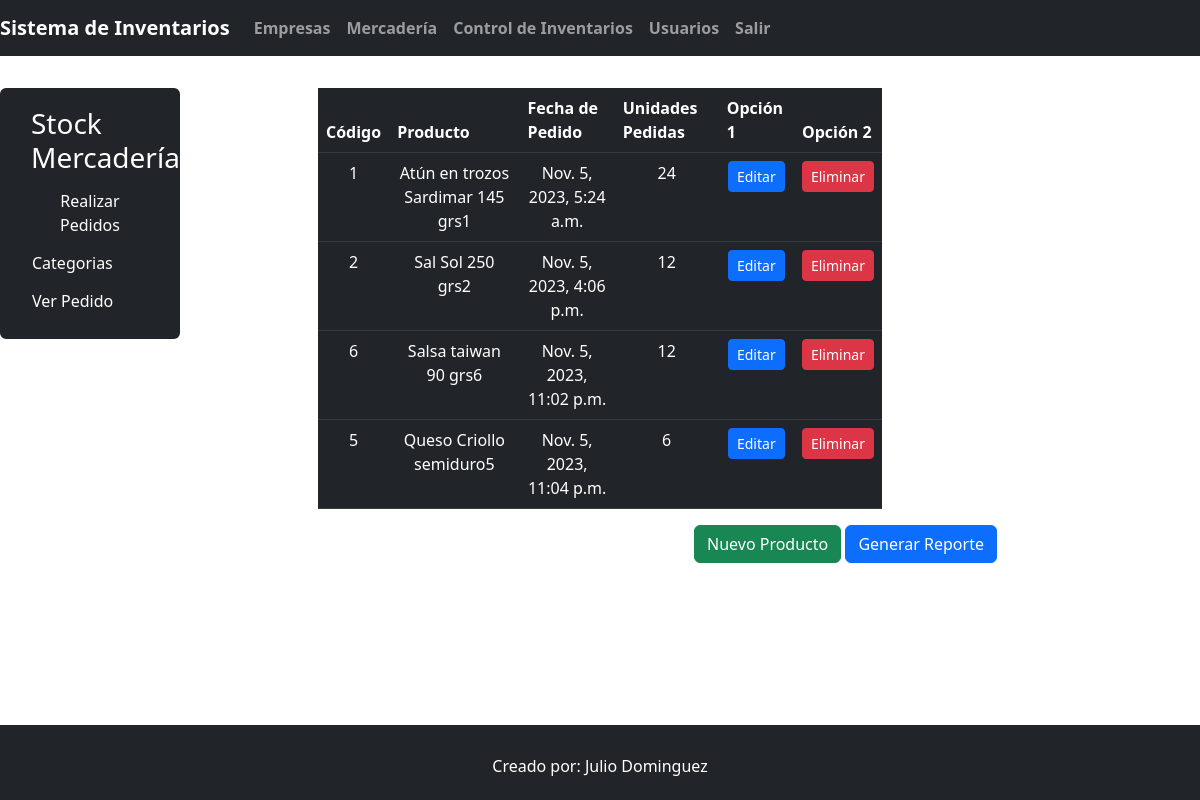
The app's page /productos/pedido_list (signed in) with its own data.
### productos/models.py (models this page shows, shortened)
class Pedido_mercaderia(models.Model):
    producto_a_pedir = models.OneToOneField(Producto, blank=False, on_delete=models.SET_DEFAULT, default="")
    fecha_compra = models.DateTimeField(auto_now_add=True)
    cantidad = models.IntegerField(blank=False)
    class Meta:
        verbose_name = "Pedido de Producto"
        verbose_name_plural = "Pedidos de Productos"

class Producto(models.Model):
    nombre = models.CharField(max_length=50)
    descripcion = models.TextField(blank=True, null=True)
    marca = models.CharField(max_length=50)
    precio_unitario = models.DecimalField(decimal_places=2, max_digits=10000)
    inventario = models.IntegerField(default=0)
    factor_de_empaque = models.ForeignKey(Factor_empaque, null=True, on_delete=models.SET_NULL)
    fecha_compra = models.DateTimeField(auto_now_add=True)
    empresa_proveedor = models.ForeignKey(EmpresaProveedor, null=True, blank=False, on_delete=models.SET_DEFAULT, default="")
    categoria = models.ManyToManyField(Categoria, blank=True)
    def __str__(self):
        return f'{self.nombre}{self.id}'

### productos/views.py (the view)
# urls.py: path('pedido_list', login_required(Listado_pedido.as_view()), name='pedido_list'),
class Listado_pedido(ListView):
    ordering = ['id']
    model = Pedido_mercaderia
    template_name = 'pedido_reporte.html'

### productos/templates/pedido_reporte.html
{% extends 'index_inventario.html' %}
{% block content %}
<div class="container">
    <table class="table table-dark table-hover table-responsive col-md-8 mt-3">
        <thead>
            <tr>
                <th>Código</th>
                <th>Producto</th>
                <th>Fecha de Pedido</th>
                <th>Unidades Pedidas</th>
                <th>Opción 1</th>
                <th>Opción 2</th>
            </tr>
        </thead>
        <tbody>
            {% if object_list %}
            {% for pedido in object_list %}
            <tr class="text-center">
                <td>{{ pedido.producto_a_pedir.id }}</td>
                <td>{{ pedido.producto_a_pedir }}</td>
                <td>{{ pedido.fecha_compra }}</td>
                <td>{{ pedido.cantidad }}</td>
                <td>
                    <a class="btn btn-primary btn-sm" href="{% url 'productos:pedido_edit' pedido.id %}">Editar</a>
                </td>
                <td>
                    <a class="btn btn-danger btn-sm" href="{% url 'productos:pedido_delete_producto' pedido.id %}">Eliminar</a>
                </td>
            </tr>
            {% endfor %}
            {% else %}
            <tr>
                <td colspan="6">No hay ningún producto en pedidos.</td>
            </tr>
            {% endif %}
        </tbody>
    </table>
    <div class="col-md-9 offset-8">
        <a class="btn btn-success" href="{% url 'productos:pedido_nuevo' %}">Nuevo Producto</a>
        <a class="btn btn-primary" href="{% url 'pedido_pdf' %}">Generar Reporte</a>
    </div>
</div>
{% endblock content %}

### records on screen
Pedido_mercaderia: producto_a_pedir.id "1", producto_a_pedir "Atún en trozos Sardimar 145 grs1", fecha_compra "Nov. 5, 2023, 5:24 a.m.", cantidad "24"
Pedido_mercaderia: producto_a_pedir.id "2", producto_a_pedir "Sal Sol 250 grs2", fecha_compra "Nov. 5, 2023, 4:06 p.m.", cantidad "12"
Pedido_mercaderia: producto_a_pedir.id "6", producto_a_pedir "Salsa taiwan 90 grs6", fecha_compra "Nov. 5, 2023, 11:02 p.m.", cantidad "12"
Pedido_mercaderia: producto_a_pedir.id "5", producto_a_pedir "Queso Criollo semiduro5", fecha_compra "Nov. 5, 2023, 11:04 p.m.", cantidad "6"
